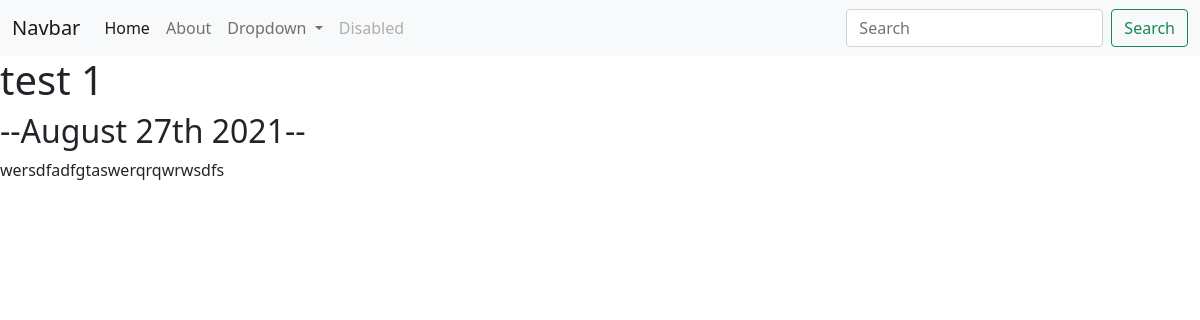
Page /blog/1/ on the committed database.
### blog/models.py (models this page shows, shortened)
class Blog(models.Model):
    title = models.CharField(max_length=200)
    description = models.TextField()
    date = models.DateField()

### blog/views.py (the view)
# urls.py: path('<int:blog_id>/', views.detail, name='detail'),
def detail(request,blog_id):
    blog = get_object_or_404(Blog,pk=blog_id) #
    return render(request,'blog/detail.html',{'blog':blog})

### blog/templates/blog/detail.html
{% extends 'portfolio/base.html' %}
{% block content %}
<h1>{{ blog.title }}</h1>
<h2>--{{blog.date|date:'F jS Y'}}--</h2>
<p>{{blog.description}}</p>
{% endblock %}

### rows in the picture
Blog: title "test 1", date "August 27th 2021", description "wersdfadfgtaswerqrqwrwsdfs"
